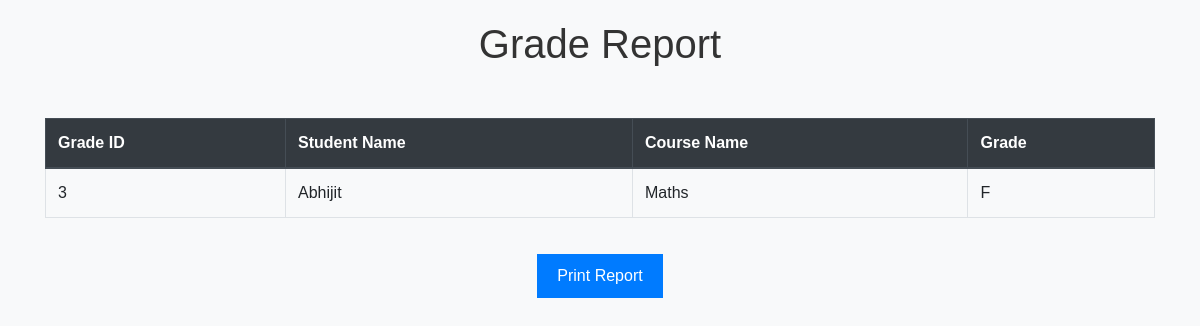
The app's page /report.php (signed in), older data.
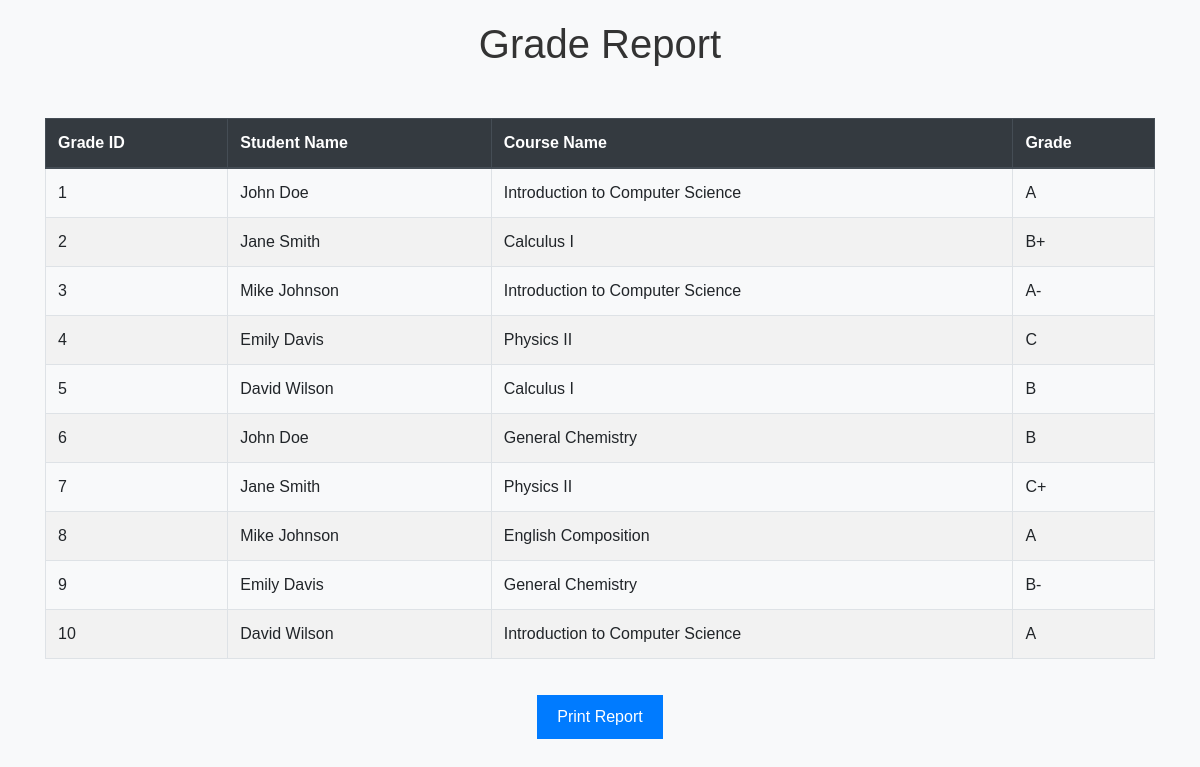
The same page, newer data.
### tables this page shows
CREATE TABLE `grades` (
  `grade_id` int(11) NOT NULL,
  `student_id` int(11) DEFAULT NULL,
  `course_id` int(11) DEFAULT NULL,
  `grade` varchar(10) DEFAULT NULL
);

CREATE TABLE `students` (
  `student_id` int(11) NOT NULL,
  `student_name` varchar(255) NOT NULL,
  `student_email` varchar(255) NOT NULL,
  `student_phone` varchar(20) NOT NULL,
  `date_of_birth` date NOT NULL,
  `address` varchar(255) NOT NULL
);

CREATE TABLE `courses` (
  `course_id` int(11) NOT NULL,
  `course_code` varchar(50) NOT NULL,
  `course_name` varchar(100) NOT NULL
);

### report.php (the view, shortened to what this page needs)
<?php
require_once 'db_connection.php';
$stmt = $mysqli->prepare('SELECT grades.grade_id, students.student_name, courses.course_name, grades.grade FROM grades INNER JOIN students ON grades.student_id = students.student_id INNER JOIN courses ON grades.course_id = courses.course_id');
$stmt->execute();
$result = $stmt->get_result();
$grades = $result->fetch_all(MYSQLI_ASSOC);
?>
<!DOCTYPE html>
<html>
<head>
    <link rel="stylesheet" type="text/css" href="styles.css">
    <link rel="stylesheet" href="https://stackpath.bootstrapcdn.com/bootstrap/4.5.2/css/bootstrap.min.css">
</head>
<body>
    <h1>Grade Report</h1>
    <div class="container">
        <table class="table table-bordered table-hover">
            <thead class="thead-dark">
                <tr>
                    <th>Grade ID</th>
                    <th>Student Name</th>
                    <th>Course Name</th>
                    <th>Grade</th>
                </tr>
            </thead>
            <tbody>
                <?php foreach ($grades as $grade) { ?>
                    <tr>
                        <td><?php echo $grade['grade_id']; ?></td>
                        <td><?php echo $grade['student_name']; ?></td>
                        <td><?php echo $grade['course_name']; ?></td>
                        <td><?php echo $grade['grade']; ?></td>
                    </tr>
                <?php } ?>
            </tbody>
        </table>
    </div>
    <button id="printButton" onclick="window.print()">Print Report</button>
</body>
</html>

Row changes from the older to the newer data that the page shows:
added grades: grade_id "1", student.student_name "John Doe", course.course_name "Introduction to Computer Science", grade "A"
added grades: grade_id "2", student.student_name "Jane Smith", course.course_name "Calculus I", grade "B+"
changed grades id 3: student.student_name "Abhijit" → "Mike Johnson"; course.course_name "Maths" → "Introduction to Computer Science"; grade "F" → "A-"
added grades: grade_id "4", student.student_name "Emily Davis", course.course_name "Physics II", grade "C"
added grades: grade_id "5", student.student_name "David Wilson", course.course_name "Calculus I", grade "B"
added grades: grade_id "6", student.student_name "John Doe", course.course_name "General Chemistry", grade "B"
added grades: grade_id "7", student.student_name "Jane Smith", course.course_name "Physics II", grade "C+"
added grades: grade_id "8", student.student_name "Mike Johnson", course.course_name "English Composition", grade "A"
added grades: grade_id "9", student.student_name "Emily Davis", course.course_name "General Chemistry", grade "B-"
added grades: grade_id "10", student.student_name "David Wilson", course.course_name "Introduction to Computer Science", grade "A"
